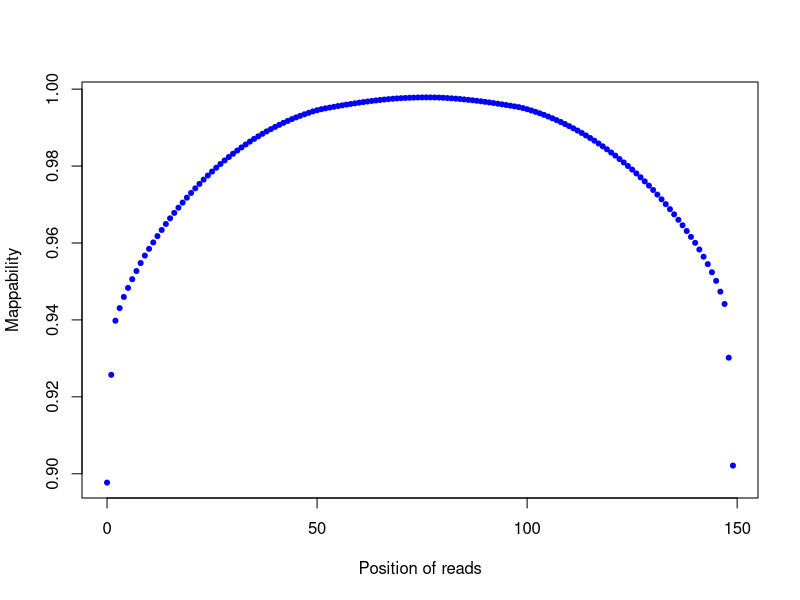

Here is the R script that generated this plot:
png("/rds/user/is460/hpc-work/muscle-rnaseq/ezbamqc/output/figs/srpk3_wt_ttnb_het_3.clipping_profile.png",width=500,height=500,units="px")
read_pos=c(0,1,2,3,4,5,6,7,8,9,10,11,12,13,14,15,16,17,18,19,20,21,22,23,24,25,26,27,28,29,30,31,32,33,34,35,36,37,38,39,40,41,42,43,44,45,46,47,48,49,50,51,52,53,54,55,56,57,58,59,60,61,62,63,64,65,66,67,68,69,70,71,72,73,74,75,76,77,78,79,80,81,82,83,84,85,86,87,88,89,90,91,92,93,94,95,96,97,98,99,100,101,102,103,104,105,106,107,108,109,110,111,112,113,114,115,116,117,118,119,120,121,122,123,124,125,126,127,128,129,130,131,132,133,134,135,136,137,138,139,140,141,142,143,144,145,146,147,148,149)
count=c(2571233,1866979,1513415,1431217,1358182,1299140,1242076,1188642,1136464,1087666,1043818,1001688,960476,920413,881187,844358,808736,774728,741435,709230,678438,648363,619219,591332,564450,538717,513552,489444,465950,443593,421934,401273,381082,361645,342809,325272,308391,291659,276124,261443,247099,233430,220424,208126,196078,184867,174261,164129,154525,145816,137878,131166,125733,120506,115528,110572,105765,101210,96822,92610,88514,84518,80843,77375,74084,70850,67931,65330,62943,60919,59286,57700,56483,55498,54729,54177,54067,54215,54483,55263,56427,58306,60083,62192,64457,67178,70033,72968,76134,79569,83089,86860,90976,95181,99393,103658,108123,112677,117453,123760,131222,139343,148365,157844,168218,178994,190534,202447,214771,227910,241616,256069,270577,286343,302665,319312,336759,355026,373852,393474,414067,434648,456852,479155,502271,525739,550735,576237,602804,630453,659076,688998,720276,751653,784299,818098,853637,889718,927213,965471,1004592,1048084,1095111,1143595,1196663,1252766,1323451,1404146,1754879,2460015)
plot(read_pos,1-(count/25135052),pch=20,xlab="Position of reads",ylab="Mappability",col="blue")
dev.state=dev.off()
